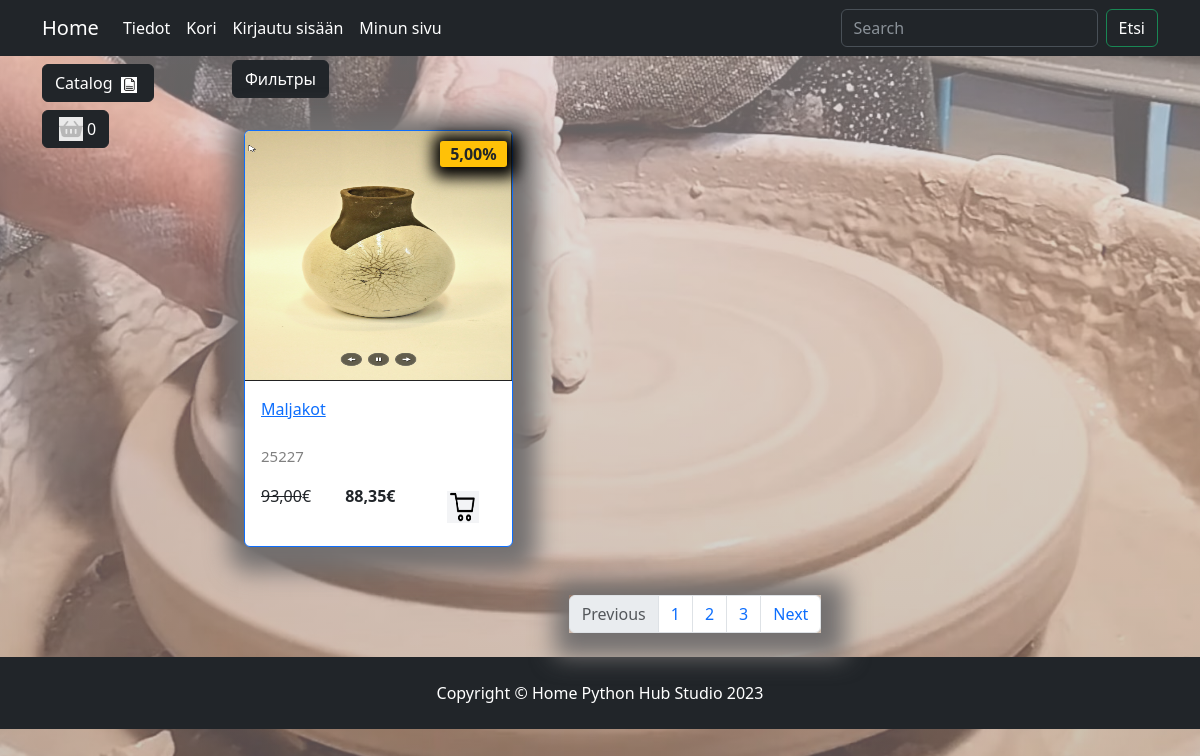
Screenshot of /goods/maljakot/ with the database file from the repository.
### goods/models.py (models this page shows, shortened)
class Product(models.Model):
    name=models.CharField(max_length=150, verbose_name='Nimi')
    slug = models.SlugField(max_length=200, unique=True, blank=True, null=True, verbose_name='URL')
    description=models.TextField(blank=True, null=True, verbose_name='Kuvaus')
    price=models.DecimalField(default=0.00, max_digits=7, decimal_places=2, verbose_name='Hinta')
    discount_price=models.DecimalField(default=0.00, max_digits=4, decimal_places=2, verbose_name='Alennettu hinta')
    image=models.ImageField(upload_to='goods_images', blank=True, null=True, verbose_name='Kuva')
    quantity=models.IntegerField(default=0, verbose_name='Määrä')
    category=models.ForeignKey(to=Category, on_delete=models.CASCADE, verbose_name='Kategoria')
    class Meta:
        verbose_name = 'Tuote'
        verbose_name_plural = 'Tuotteet'
    def display_id(self):
        return f'{25225+self.id:05}'
    def sell_price(self):
        if self.discount_price:
            return round(self.price-self.price*self.discount_price/100, 2)
        return self.price

### goods/views.py (the view)
# urls.py: path('<slug:category_slug>/', views.catalog, name='catalog'),
def catalog(request, category_slug):
    if category_slug == 'kaikki-tuotteet':
        goods = Product.objects.all()
    else:
        goods = Product.objects.filter(category__slug=category_slug)
    context = {
        'title': 'Etusivu-Catalog',
        'goods': goods,
    }
    return render(request, 'goods/catalog.html', context)

### goods/templatetags/goods_tags.py (called while the page is built)
@register.simple_tag
def tag_category():
    return Category.objects.all()

### goods/templates/goods/catalog.html (shortened to what this page needs)
{% extends "main/base.html" %}
{% load static %}
{% block container %}
<div class="row">
    <div class="dropdown mb-2">
        <button class="btn btn-secondary dropdown-toggle btn-dark" type="button" data-bs-toggle="dropdown"
            aria-expanded="false">
            Фильтры
        </button>
    </div>
    {% for product in goods %}
    <div class="col-lg-4 col-md-6 p-4">
        <div class="card border-primary rounded custom-shadow">
            {% if product.image %}
            <img src="{{product.image.url }}" class="card-img-top" alt="{{product.name}}" width="100%" height="250vh">
            {% else %}
            <img src="{% static 'deps/images/Not found image.png' %}" class="card-img-top" alt="..." width="100%" height="250vh">
            {% endif %}
            <div class="card-body">
                <a href="{% url "goods:product" product.slug %}">
                    <p class="card-title">{{product.name}}</p>
                </a>
                <p class="product_id">{{ product.display_id }}</p>
                <div class="d-flex justify-content-between">
                    {% if product.discount_price %}
                        <p><s>{{ product.price }}</s>€</p>
                        <p><strong>{{ product.sell_price }}€</strong></p>
                        <span class="badge bg-warning text-dark">{{ product.discount_price }}%</span>
                    {% else %}
                        <p><strong>{{ product.price }}€</strong></p>
                    {% endif %}
                    <a href="#" class="btn">
                        <img class="mx-1" src="{% static 'deps/icons/kori.png' %}" alt="Catalog Icon"
                            width="32" height="32">
                    </a>
                </div>
            </div>
        </div>
    </div>
    {% endfor %}
</div>
<nav aria-label="Page navigation example">
    <ul class="pagination justify-content-center my-4">
        <div class="custom-shadow d-flex">
            <li class="page-item disabled">
              <a class="page-link">Previous</a>
            </li>
            <li class="page-item"><a class="page-link" href="#">1</a></li>
            <li class="page-item"><a class="page-link" href="#">2</a></li>
            <li class="page-item"><a class="page-link" href="#">3</a></li>
            <li class="page-item">
              <a class="page-link" href="#">Next</a>
            </li>
        </div>
    </ul>
</nav>
{% endblock %}
{% block footer %}
<footer class="py-4 bg-dark">
    <div class="container">
        <p class="m-0 text-center text-white">Copyright &copy; Home Python Hub Studio 2023</p>
    </div>
{% endblock %}

### static/deps/css/my_css.css (style rules this page uses)
body { background-image: url("../images/bg-image6.jpg"); background-image: linear-gradient(rgba(208, 203, 203, 0.5), rgba(151, 146, 146, 0.5)), url("../images/bg-image6.jpg"); background-repeat: no-repeat; background-attachment: fixed; background-position: center center; background-size: cover; }
.dropdown-toggle::after { content: none; }
.custom-shadow { box-shadow: 5px 5px 25px 19px #737070; }
.product_id { color: gray; font-size: 15px; }
.badge.bg-warning.text-dark { position: absolute; top: 10px; right: 5px; z-index: 1; padding: 5px 10px; border-radius: 3px; font-size: 1rem; box-shadow: 2px 2px 15px 9px #000000; }

### rows the page displays
Product: image (picture), name "Maljakot", display_id "25227", price "93,00", sell_price "88,35", discount_price "5,00"
